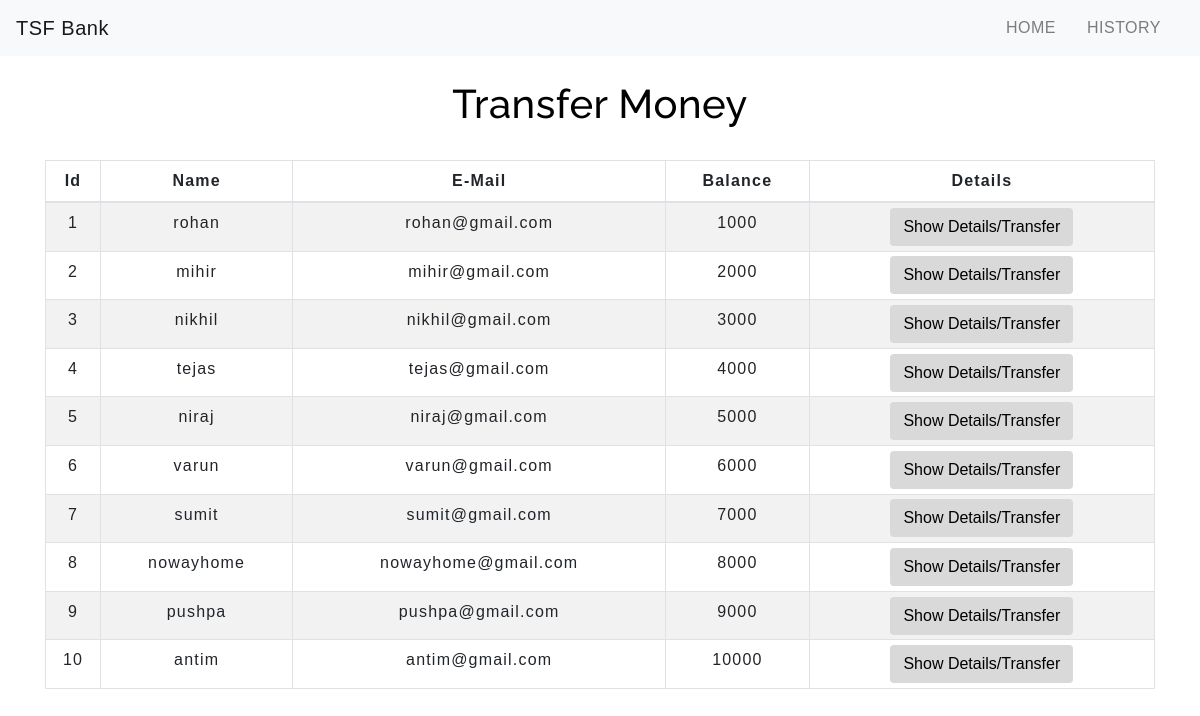
The app's page /transfermoney.php with its own data.
### tables this page shows
CREATE TABLE `users` (
  `id` int(5) NOT NULL,
  `name` text NOT NULL,
  `email` varchar(30) NOT NULL,
  `balance` int(8) NOT NULL
);

### transfermoney.php (the view, shortened to what this page needs)
<!DOCTYPE html>
<html lang="en">
<head>
    <link rel="stylesheet" href="https://maxcdn.bootstrapcdn.com/bootstrap/4.0.0/css/bootstrap.min.css">
    <link rel="stylesheet" type="text/css" href="css/table.css">
    <link rel="stylesheet" type="text/css" href="css/navbar.css">
</head>
<body>
<?php
    include 'config.php';
    $sql = "SELECT * FROM users";
    $result = mysqli_query($conn,$sql);
?>
<?php
  include 'navbar.php';
?>
<div class="container">
        <h2 class="text-center pt-4">Transfer Money</h2>
        <br>
            <div class="row">
                <div class="col">
                    <div class="table-responsive-sm">
                    <table class="table table-hover table-sm table-striped table-condensed table-bordered">
                        <thead>
                            <tr>
                            <th scope="col" class="text-center py-2">Id</th>
                            <th scope="col" class="text-center py-2">Name</th>
                            <th scope="col" class="text-center py-2">E-Mail</th>
                            <th scope="col" class="text-center py-2">Balance</th>
                            <th scope="col" class="text-center py-2">Details</th>
                            </tr>
                        </thead>
                        <tbody>
                <?php
                    while($rows=mysqli_fetch_assoc($result)){
                ?>
                    <tr>
                        <td class="py-2"><?php echo $rows['id'] ?></td>
                        <td class="py-2"><?php echo $rows['name']?></td>
                        <td class="py-2"><?php echo $rows['email']?></td>
                        <td class="py-2"><?php echo $rows['balance']?></td>
                        <td><a href="selecteduserdetail.php?id= <?php echo $rows['id'] ;?>"> <button type="button" class="btn">Show Details/Transfer</button></a></td>
                    </tr>
                <?php
                    }
                ?>
                        </tbody>
                    </table>
                    </div>
                </div>
            </div>
         </div>
</body>
</html>

### navbar.php (shortened to what this page needs)
<nav class="navbar navbar-expand-md navbar-light bg-light">
<a class="navbar-brand" href="index.php">TSF Bank</a>
<div class="collapse navbar-collapse" id="collapsibleNavbar">
      <ul class="navbar-nav ml-auto">
        <li class="nav-item">
          <a class="nav-link" href="index.php">HOME</a>
        </li>
        <li class="nav-item">
          <a class="nav-link" href="transactionhistory.php">HISTORY</a>
        </li>
    </div>
 </nav>

### css/table.css (style rules this page uses)
* { padding: 0; margin: 0; box-sizing: border-box; font-family: sans-serif; }
h2 { font-size: 40px; }
table { letter-spacing: 1.2px; }
td { text-align: center; }
button { border:none; background: #d9d9d9; transition: 1s; }

### css/navbar.css (style rules this page uses)
.nav-link { margin-right: 15px; color:#2F363F; letter-spacing: 0.5px; transition: 0.5s; }
.navbar-brand { color: #000000; letter-spacing: 0.5px; }
h2 { color: #000000; letter-spacing: 0.5px; font-family: raleway; }

### transfermoney.php (style rules this page uses)
button { transition: 1.5s; }

### records on screen
users: id "1", name "rohan", email "rohan@gmail.com", balance "1000"
users: id "2", name "mihir", email "mihir@gmail.com", balance "2000"
users: id "3", name "nikhil", email "nikhil@gmail.com", balance "3000"
users: id "4", name "tejas", email "tejas@gmail.com", balance "4000"
users: id "5", name "niraj", email "niraj@gmail.com", balance "5000"
users: id "6", name "varun", email "varun@gmail.com", balance "6000"
users: id "7", name "sumit", email "sumit@gmail.com", balance "7000"
users: id "8", name "nowayhome", email "nowayhome@gmail.com", balance "8000"
users: id "9", name "pushpa", email "pushpa@gmail.com", balance "9000"
users: id "10", name "antim", email "antim@gmail.com", balance "10000"
